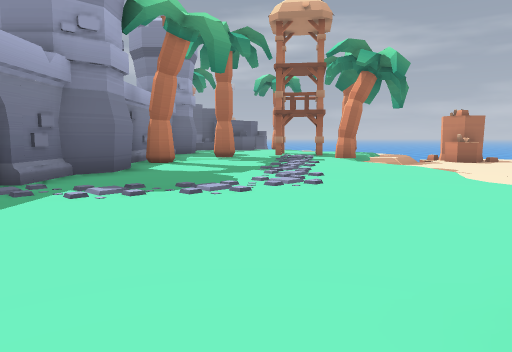
view 1 (above)

24 first-person views from a walk through a 3-D level made in the Godot game engine. The camera is 1.3 m above the floor, tilts 6° down and sees 70° across. The floor is counted in squares, 2 m on a side. Each view is taken from the middle of a square. On the plan, view 1 faces up. The plan holds only what a view shows up to about 11 squares ahead; the rest is blank. The place goes on beyond the plan. Some surface patterns are stand-ins.

view 2
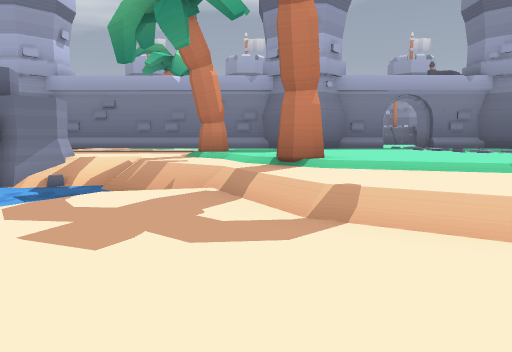

view 3
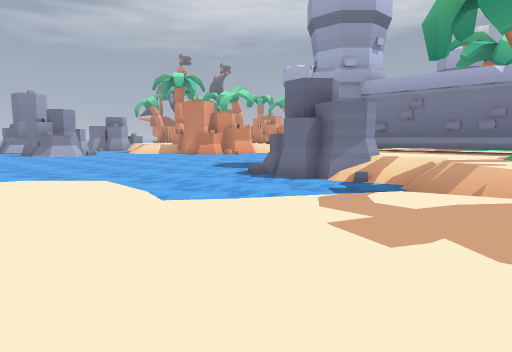

view 4
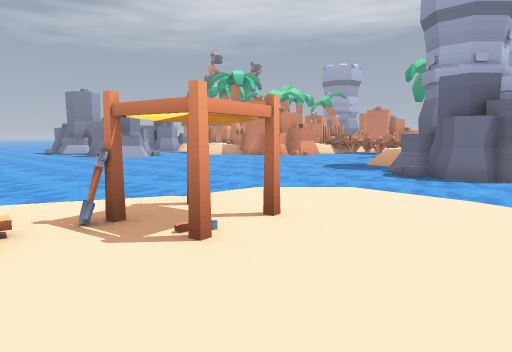

view 5
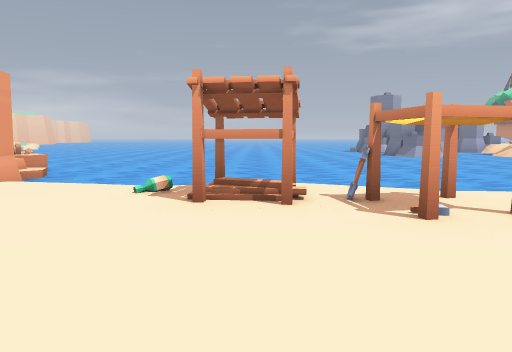

view 6
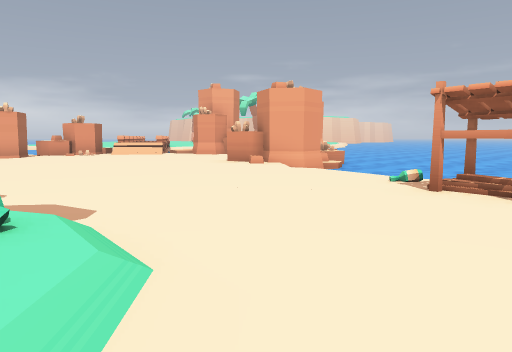

view 7
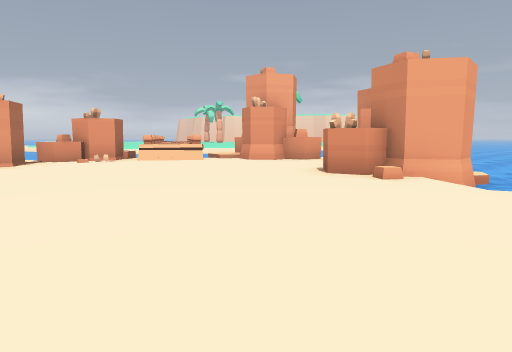

view 8
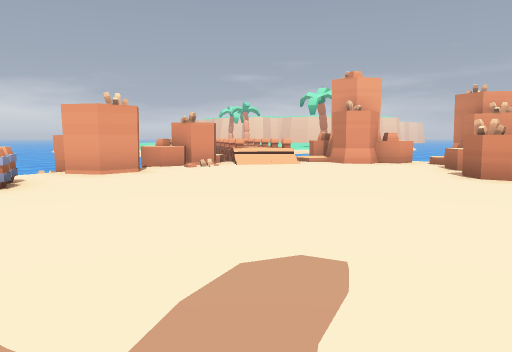

view 9
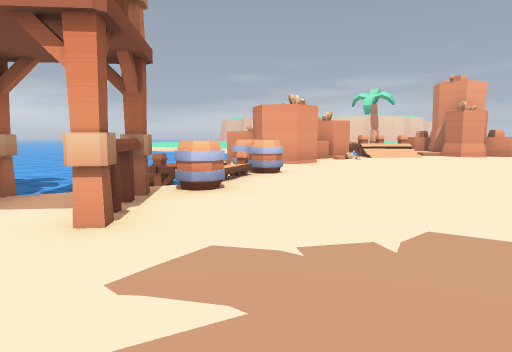

view 10
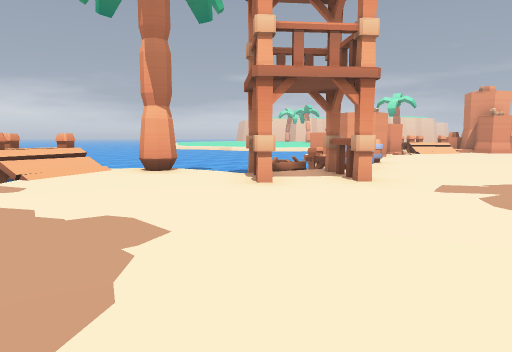

view 11
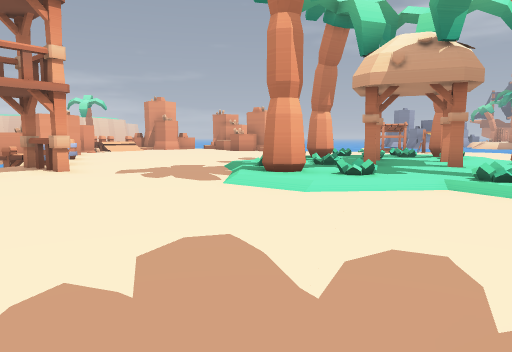

view 12
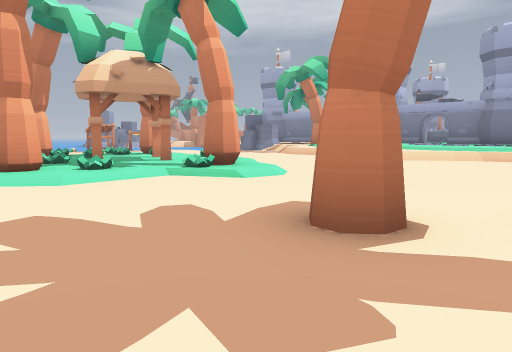

view 13
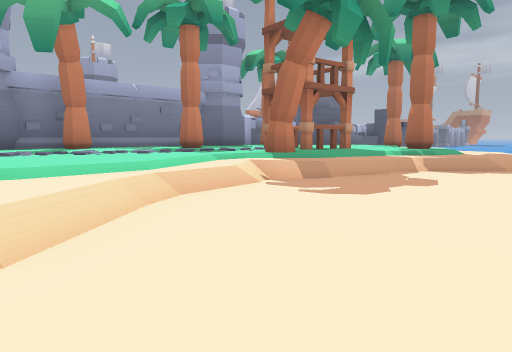

view 14
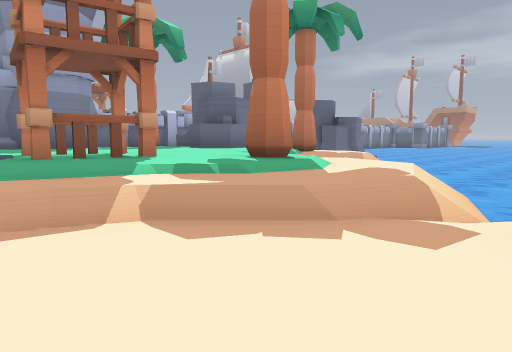

view 15
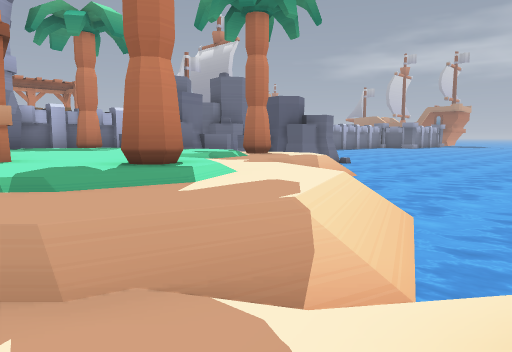

view 16
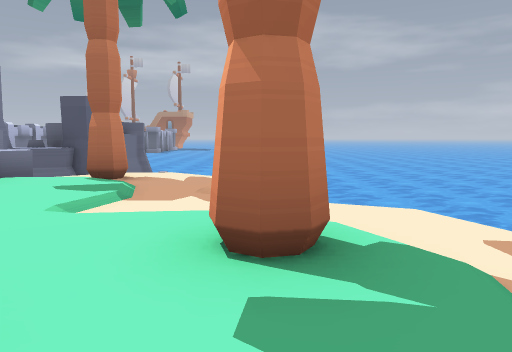

view 17
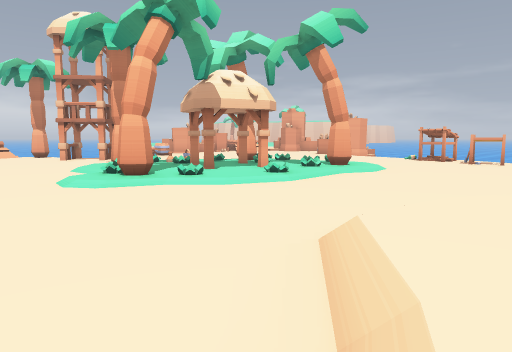

view 18
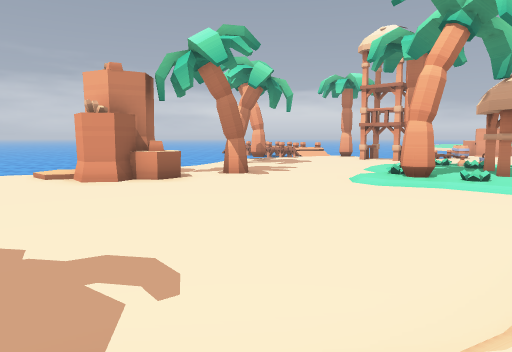

view 19
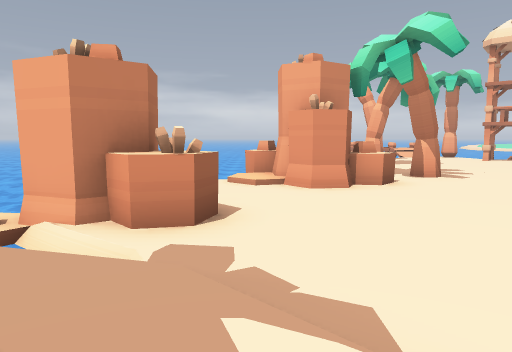

view 20
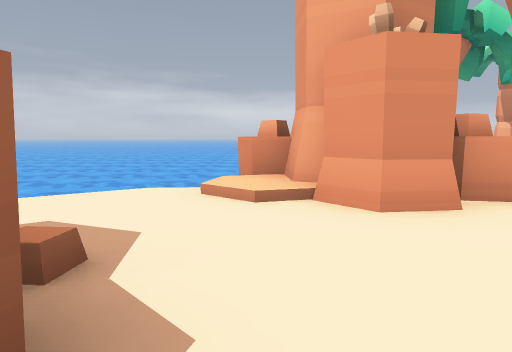

view 21
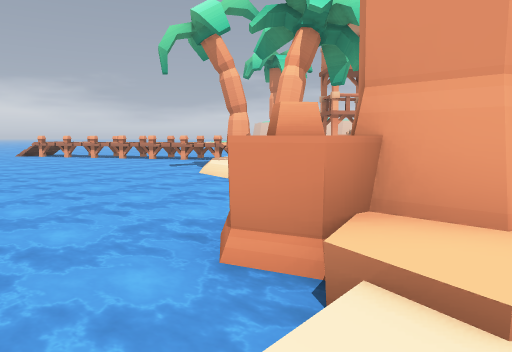

view 22
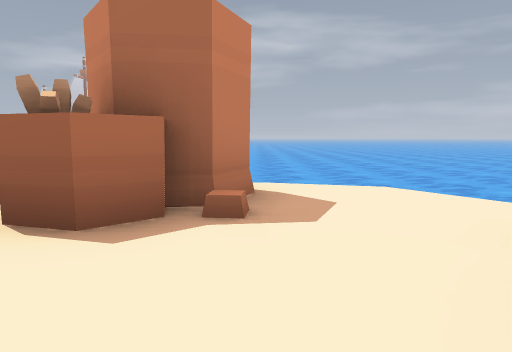

view 23
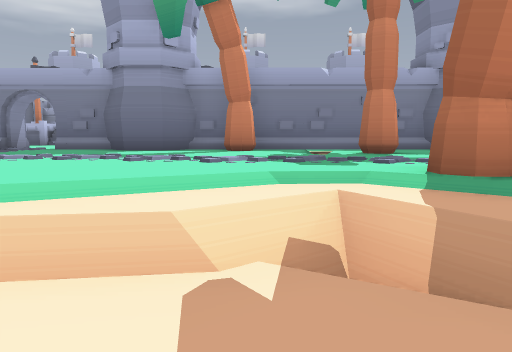

view 24
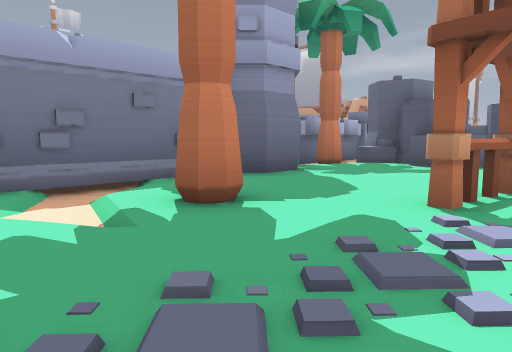

### Floor plan
Key: @ floor where view 1 was taken; # wall or solid block; x gap in a wall; . main floor; : floor 0.25 m higher than the main floor; - floor 0.25 m lower than the main floor; + floor 0.5 m higher than the main floor; _ floor 0.5 m lower than the main floor; * floor 0.75 m higher than the main floor; / step, stairs or slope; = window, fence, low wall or low ledge; ~ water the walk can cross; ≈ water the walk keeps out of; ^ raised ledge; v drop or lower ground; T tower; S shovel; P plank; B barrel.
Columns run from 5 left of view 1 to 26 right of it. Each row starts with its distance up from view 1.
 25       #  ≈≈≈≈≈≈≈≈
 24     ### ≈≈≈≈≈≈≈≈≈
 23    ###  ≈≈≈≈≈≈≈≈≈≈≈≈≈≈≈
 22     # ///≈≈≈≈≈≈≈≈≈≈≈≈≈≈
 21     ^v#+/≈≈≈≈≈≈≈≈≈≈≈≈≈ ≈≈
 20   ^##//++ ≈≈≈≈ ≈≈≈≈≈≈≈≈≈≈
 19 # ^*^^*/=/≈≈≈≈ ≈≈≈≈≈≈≈≈≈≈
 18 ##/****/////≈ ≈≈≈ ≈≈≈≈≈≈≈
 17 #/*******///≈≈x..~≈≈≈≈≈≈≈
 16   T******#///##... ≈≈≈≈≈≈
 15  ##***TT**///##...≈≈≈≈≈≈≈≈
 14  #****TT**//...../:^≈≈≈≈≈≈≈≈≈≈≈
 13 *##****T*//...../##^≈≈≈≈≈≈≈≈≈≈
 12 *##*#***#//......##  ≈≈≈≈≈≈≈≈
 11  #/+/***//.......^.../ ≈≈≈≈≈
 10  ##*****//............  ./≈
  9   #******/............   #
  8  TT******/...............
  7   T******//.................≈
  6  T/******++.....:/..........==≈
  5  #/****** +..../#/::/........≈
  4  ##****** /.../:::::#....T..#
  3  ##*****/  ...//::#:+...T.T ≈
  2   T*****++..../:#::::....T ≈≈≈≈≈
  1   T***#///....//:#:#/....B≈≈≈≈≈≈
  0  T /*@///.....:#/:#/......x≈
 -1  #  #////...../:// /......B
 -2  #+++// /......//...........-
 -3  #+++/≈≈ _.................###
 -4  #++##≈≈≈≈.................#
 -5  #+ ##≈≈≈≈..#...............^^
 -6   T ##≈≈≈≈/.#S#P...........##
 -7   T##≈≈≈≈≈  _////..........##
 -8     ≈≈≈≈≈≈≈≈≈      /##.....
 -9      ≈≈≈≈≈≈≈≈≈ ≈≈≈≈x  ....
-10       ≈≈≈≈≈≈≈≈≈≈≈≈≈≈  ^..#
-11        ≈≈≈≈≈≈≈≈≈≈≈≈≈≈ #.^
-12        ≈≈≈≈≈≈≈≈≈≈≈≈≈≈ #.
-13        ≈≈≈≈≈≈≈≈≈≈≈≈≈≈
-14           ≈≈≈  ≈   ≈≈
-15            ≈≈      ≈

Positions as (right, up) in squares from view 1, and headings:
1: (0, 0), facing up
2: (7, 0), facing left
3: (7, 0), facing down-left
4: (9, -3), facing down-left
5: (9, -2), facing down
6: (8, -1), facing down-right
7: (12, -2), facing down-right
8: (14, 0), facing down-right
9: (16, 4), facing down-right
10: (16, 8), facing down-right
11: (15, 10), facing down
12: (16, 11), facing down-left
13: (8, 6), facing up-left
14: (8, 12), facing up-left
15: (8, 14), facing up-left
16: (4, 14), facing up
17: (4, 9), facing down-right
18: (3, 9), facing right
19: (4, 14), facing right
20: (8, 14), facing right
21: (12, 16), facing down-right
22: (10, 12), facing up
23: (6, 10), facing left
24: (2, 10), facing up-left
